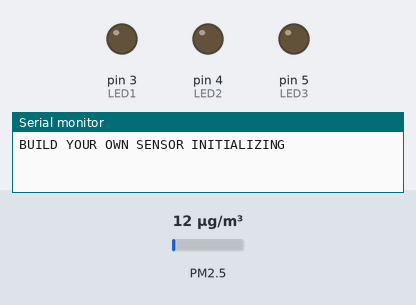
Recording of a sketch running on a simulated Arduino Uno, built with avr-gcc and run on an emulated ATmega328P. Shown: output pins drawn as LEDs (lit = HIGH), the last lines printed to the serial monitor. Wiring (inferred from the names in the program): dust sensor: data pin 8. Inputs (shaded band) come from the test bench; at power-on: PM2.5 12 µg/m³.

Above: at 0.1 s.
At 5.3 s:
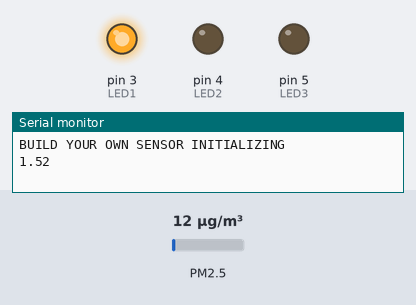
Timing chart, 0 to 6.8 s (numbered marks = the images above):
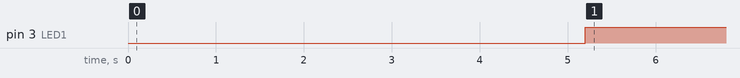

Measured:
- by itself, pin 3 (LED1): LOW → HIGH at 5.2 s

The sketch:

PM_Sensor_Kit_Code.ino
```cpp
int PM=8;//tell the arduino which pin you are plugging the PM sensor into
//tell the arduino which pin you are pluggin the LEDs into
int LED1=3;
int LED2=4;
int LED3=5;//could easily modify to use more LEDs
//Amount of time the sensor collects data before displaying the results in milliseconds
//For PM sensor accuracy should be 30 s or greater (accuracy not important for this application)
unsigned long sampletime_ms = 5000;//unisigned long is the type of number you will be entering lets the computer know how much space it needs to store it (think decimals, whole numbers, etc)
//Define additional Variables
unsigned long duration;
unsigned long starttime;
unsigned long lowpulseoccupancy = 0;
unsigned long timediff;
float ratio = 0;
void setup(){
  Serial.begin(9600);//start communication with computer
  //(not necessary just for error checking or code modification)
  pinMode(LED1,OUTPUT);//Define the LEDs as outputs
  pinMode(LED2,OUTPUT);
  pinMode(LED3,OUTPUT);
  pinMode(PM,INPUT);
  starttime = millis(); //set the start time of the PM measurement
  //(millis() gives the time since the program started)
  Serial.println("BUILD YOUR OWN SENSOR INITIALIZING");//Prints to the computer screen
}
void loop (){
  //duration: waits for pin to go LOW, starts timing, then waits for the pin to go HIGH and stops timing
  //Returns the length of the pulse in microseconds, gives up and returns 0 if no pulse starts within a specified time out
  //works well for pulses from 10 microseconds to 3 minutes in length
  duration = pulseIn(PM, LOW);
  lowpulseoccupancy = lowpulseoccupancy+duration; //the lowpulse occupancy is the sum of all the durations
  if ((millis()-starttime) > sampletime_ms){//following code executed if the sampletime specified has passed
    ratio = lowpulseoccupancy/(sampletime_ms*10.0);  // Integer percentage 0=>100
    Serial.println(ratio);  //print value to computer screen
    if (ratio<15){ //if "low concentration" PM light up 1 LED
      //- numbers selected based on experimentation not actual concentration values
      digitalWrite(LED1, HIGH);
      digitalWrite(LED2, LOW);
      digitalWrite(LED3, LOW);
    }
    else if(ratio<20){ //if "moderate concentration" PM light up 2 LEDs
      digitalWrite(LED1, HIGH);
      digitalWrite(LED2, HIGH);
      digitalWrite(LED3,LOW);
    }
    else{//"high concentration" light up all 3 LEDs
      digitalWrite(LED1, HIGH);
      digitalWrite(LED2, HIGH);
      digitalWrite(LED3, HIGH);
    }
    lowpulseoccupancy = 0;//reset lowpulse
    starttime=millis();//reset the start time of this PM measurement
  }
}
```
